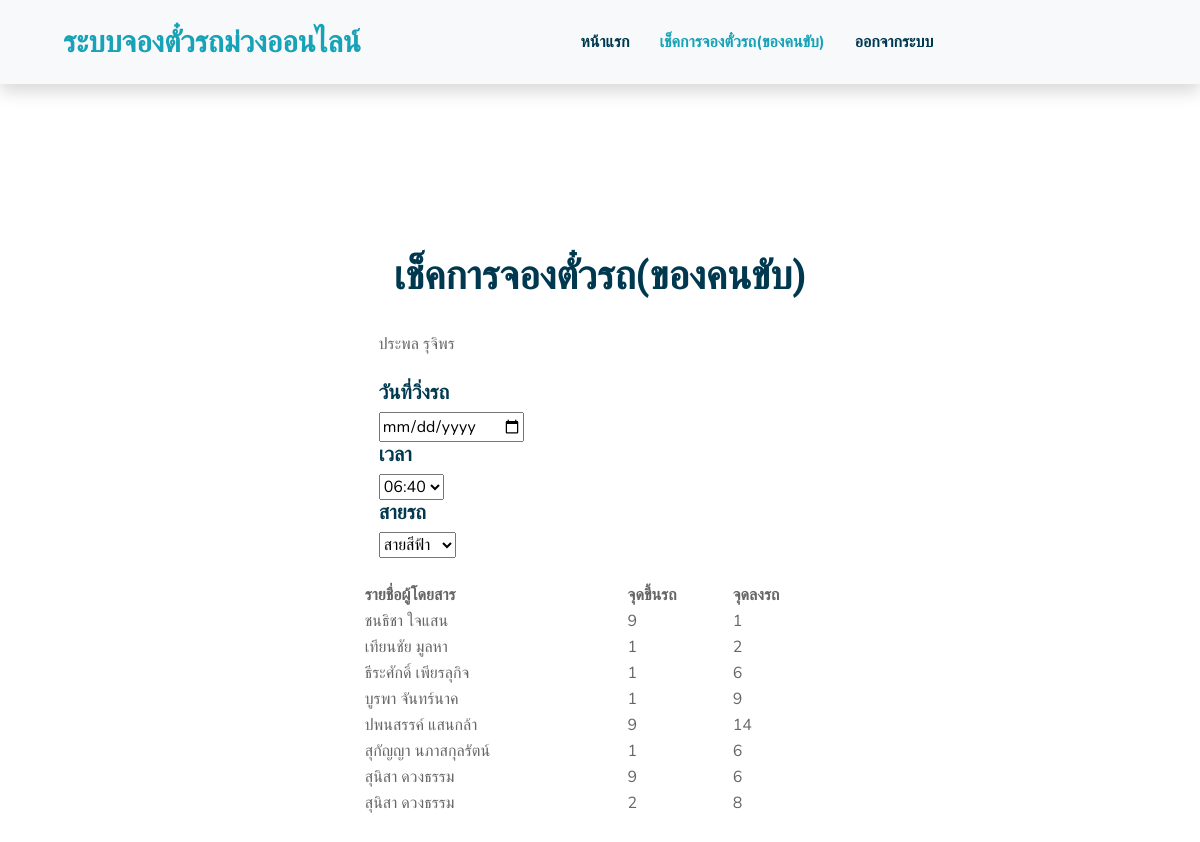
Screenshot of /checkTicketsforDrivers.php (signed in) with the database file from the repository.
### tables this page shows
CREATE TABLE `driver` (
  `Driver_ID` int(4) NOT NULL COMMENT 'รหัสคนขับรถ',
  `NameD` varchar(20) NOT NULL COMMENT 'ชื่อ-นามสกุล',
  `sex` varchar(10) NOT NULL COMMENT 'เพศ',
  `Date_of_Birth` date NOT NULL COMMENT 'วัน/เดือน/ปีเกิด',
  `Username` varchar(50) NOT NULL COMMENT 'ชื่อผู้ใช้',
  `PasswordD` varchar(50) NOT NULL COMMENT 'รหัสผ่าน',
  `Number_Phone` varchar(10) NOT NULL COMMENT 'เบอร์โทรศัพท์',
  `Driver_license_no` varchar(8) NOT NULL COMMENT 'เลขที่ใบขับขี่'
);

CREATE TABLE `reserve` (
  `Passenger_ID` int(8) NOT NULL COMMENT 'รหัสผู้โดยสาร',
  `Ticket_ID` int(14) NOT NULL COMMENT 'รหัสตั๋ว',
  `bookDate` date NOT NULL COMMENT 'วันที่จอง'
);

CREATE TABLE `passenger` (
  `Passenger_ID` int(8) NOT NULL COMMENT 'รหัสผู้โดยสาร',
  `NameP` varchar(200) NOT NULL COMMENT 'ชื่อ-นามสกุล',
  `sex` varchar(10) NOT NULL COMMENT 'เพศ',
  `Date_of_Birth` date NOT NULL COMMENT 'วัน/เดือน/ปี เกิด',
  `Username` varchar(50) NOT NULL COMMENT 'ชื่อผู้ใช้',
  `PasswordP` varchar(50) NOT NULL COMMENT 'รหัสผ่าน',
  `Number_Phone` varchar(10) NOT NULL COMMENT 'เบอร์โทรศัพท์',
  `Points` int(8) NOT NULL COMMENT 'แต้มสะสม'
);

CREATE TABLE `ticket` (
  `Ticket_ID` int(14) NOT NULL COMMENT 'รหัสตั๋ว',
  `Driving_cycle_ID` int(12) NOT NULL COMMENT 'รหัสรอบรถ',
  `Ticket_Price` int(3) NOT NULL DEFAULT '35' COMMENT 'ราคาตั๋ว',
  `broding_point_id` int(3) NOT NULL COMMENT 'รหัสจุดขึ้นรถ',
  `drop_off_id` int(3) DEFAULT NULL COMMENT 'รหัสจุดลงรถ'
);

### checkTicketsforDrivers.php (the view, shortened to what this page needs)
<!DOCTYPE html>
<html lang="en">
<head>
    <link href="https://cdnjs.cloudflare.com/ajax/libs/font-awesome/5.10.0/css/all.min.css" rel="stylesheet">
    <link href="lib/flaticon/font/flaticon.css" rel="stylesheet">
    <link href="lib/owlcarousel/assets/owl.carousel.min.css" rel="stylesheet">
    <link href="lib/lightbox/css/lightbox.min.css" rel="stylesheet">
    <link href="css/style.css" rel="stylesheet">
</head>
<body>
    <div class="container-fluid bg-light position-relative shadow">
        <nav class="navbar navbar-expand-lg bg-light navbar-light py-3 py-lg-0 px-0 px-lg-5">
            <a href="" class="navbar-brand font-weight-bold text-secondary" style="font-size: 30px;">
                <span class="text-primary">ระบบจองตั๋วรถม่วงออนไลน์</span>
            </a>
            <div class="collapse navbar-collapse justify-content-between" id="navbarCollapse">
                <div class="navbar-nav font-weight-bold mx-auto py-0">
                <div class="navbar-nav font-weight-bold mx-auto py-0">
                    <a href="index1.php" class="nav-item nav-link">หน้าแรก</a>
                    <a href="checkTicketsforDrivers.php" class="nav-item nav-link active">เช็คการจองตั๋วรถ(ของคนขับ)</a>
                    <a href="logout.php" class="nav-item nav-link">ออกจากระบบ</a>
                </div>
            </div>
        </nav>
    </div>
    <div class="container-fluid py-5 ">
        <div class="container">
            <div class="row align-items-center d-flex flex-column align-items-center justify-content-center">
                <div class="col-lg-5">
                </div>
                <div class="">
                    <br>
                </div>
            </div>
        </div>
    </div>
    <br>
              <table width='100%'>
                <tr>
                    <th>รายชื่อผู้โดยสาร</th>
                    <th>จุดขึ้นรถ</th>
                    <th>จุดลงรถ</th>
                </tr>
    <div class="container-fluid pt-5">
        <div class="container">
            <div class="text-center pb-2">
                <h1 class="mb-4">เช็คการจองตั๋วรถ(ของคนขับ)</h1>
            </div>
        </div>
        <?php
        include('connectdatabase.php');
        if (!$conn) {
            die("Connection failed: " . mysqli_connect_error());
        } else {
            $sql = "SELECT * FROM `driver` WHERE Username = '".$_SESSION['UserID']."' ";
            $result = mysqli_query($conn, $sql);
            if (mysqli_num_rows($result) == 1){
            while($row = mysqli_fetch_assoc($result)){
                echo $row["NameD"];
                }
            }
        }
        ?>
        <br><br>
        <h5>วันที่วิ่งรถ</h5>
        <input type="date" id="datecar">
                <h5>เวลา</h5>
                <form action="http://devtai.com/">
                    <select name="old">
                        <option value="volvo">06:40</option>
                    </select>
                    <h5>สายรถ</h5>
                <form action="http://devtai.com/">
                    <select name="old">
                        <option value="volvo">สายสีฟ้า</option>
                        </select>
                    <br><br>
                </form>
                <?php
                        include('connectdatabase.php');
                        if (!$conn) {
                            die("Connection failed: " . mysqli_connect_error());
                        } else {
                            $sql = "SELECT * FROM `reserve` inner join `ticket` on `reserve`.Ticket_ID = `ticket`.Ticket_ID inner join `passenger` on `reserve`.Passenger_ID = `passenger`.Passenger_ID ";
                            $result = mysqli_query($conn, $sql);
                            if (mysqli_num_rows($result) > 0){
                                while($row = mysqli_fetch_assoc($result)){
                                    echo "<tr>";
                                    echo "<td>";
                                    echo $row["NameP"];
                                    echo "</td>";
                                    echo "<td>";
                                    echo $row["broding_point_id"];
                                    echo "</td>";
                                    echo "<td>";
                                    echo $row["drop_off_id"];
                                    echo "</td>";
                                    echo "<td>";
                                }
                            }
                        }
                    ?>

### rows the page displays
driver: NameD "ประพล รุจิพร"
reserve: Passenger_ID.NameP "ชนธิชา ใจแสน", Ticket_ID.broding_point_id "9", Ticket_ID.drop_off_id "1"
reserve: Passenger_ID.NameP "เทียนชัย มูลหา", Ticket_ID.broding_point_id "1", Ticket_ID.drop_off_id "2"
reserve: Passenger_ID.NameP "ธีระศักดิ์ เพียรลุกิจ", Ticket_ID.broding_point_id "1", Ticket_ID.drop_off_id "6"
reserve: Passenger_ID.NameP "บูรพา จันทร์นาค", Ticket_ID.broding_point_id "1", Ticket_ID.drop_off_id "9"
reserve: Passenger_ID.NameP "ปพนสรรค์ แสนกล้า", Ticket_ID.broding_point_id "9", Ticket_ID.drop_off_id "14"
reserve: Passenger_ID.NameP "สุกัญญา นภาสกุลรัตน์", Ticket_ID.broding_point_id "1", Ticket_ID.drop_off_id "6"
reserve: Passenger_ID.NameP "สุนิสา ดวงธรรม", Ticket_ID.broding_point_id "9", Ticket_ID.drop_off_id "6"
reserve: Passenger_ID.NameP "สุนิสา ดวงธรรม", Ticket_ID.broding_point_id "2", Ticket_ID.drop_off_id "8"
